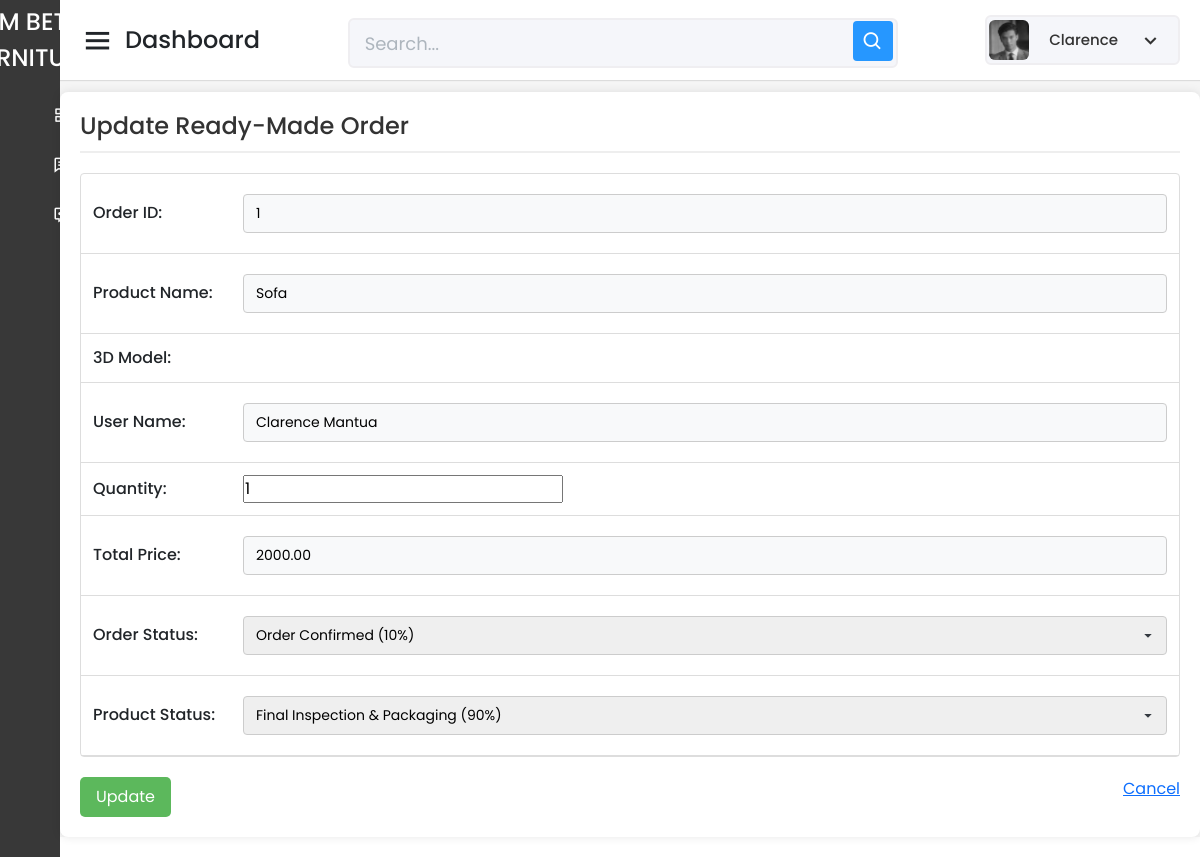
Page /Capstone_Admin/readymade/update-readymade-form.php?id=1 (signed in) on the earlier database version.
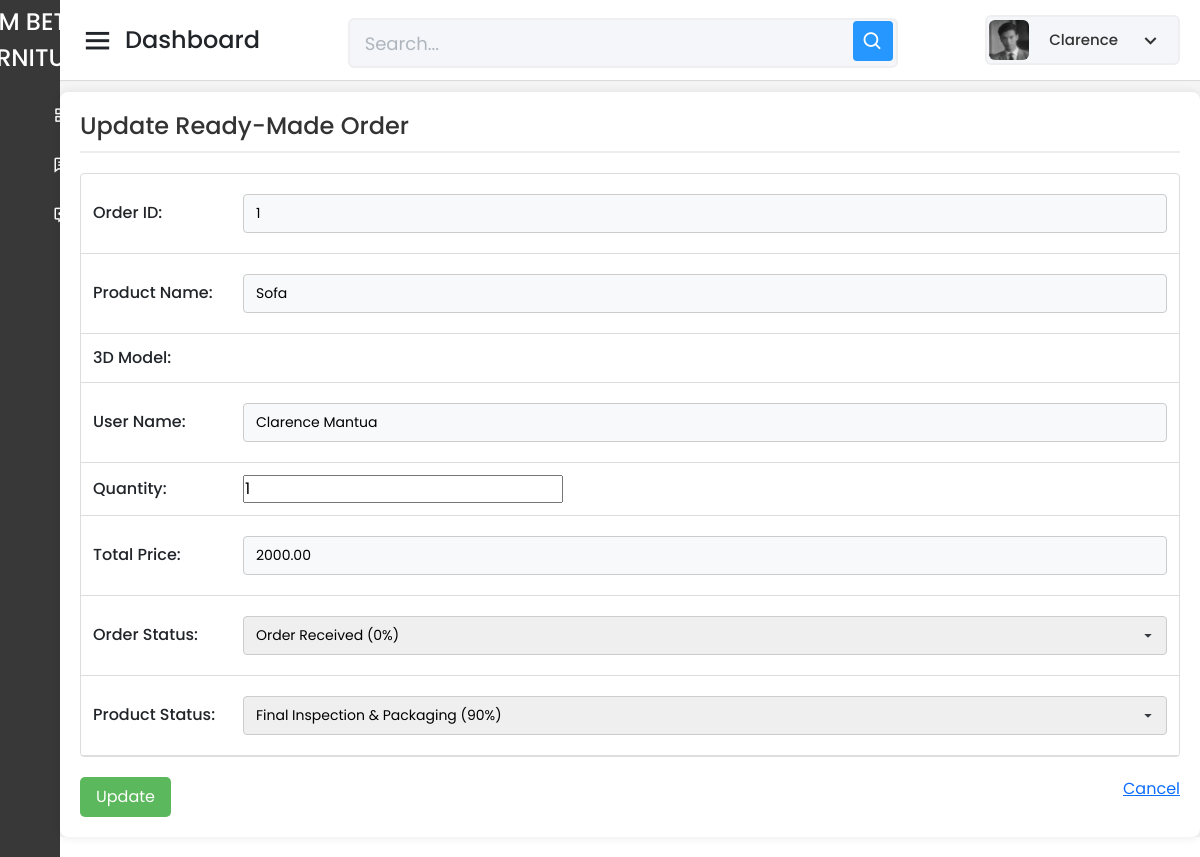
Same page on the later database version.
### tables this page shows
CREATE TABLE `tbl_ready_made_orders` (
  `ReadyMadeOrder_ID` int(11) NOT NULL AUTO_INCREMENT,
  `Product_ID` int(11) NOT NULL,
  `User_ID` varchar(150) NOT NULL,
  `Quantity` int(11) NOT NULL,
  `Total_Price` decimal(10,2) NOT NULL,
  `Order_Status` int(3) NOT NULL DEFAULT 0,
  `Order_Date` timestamp NOT NULL DEFAULT current_timestamp(),
  `Product_Status` int(3) NOT NULL DEFAULT 0,
  `Progress_Pic_10` varchar(255) DEFAULT NULL,
  `Progress_Pic_20` varchar(255) DEFAULT NULL,
  `Progress_Pic_30` varchar(255) DEFAULT NULL,
  `Progress_Pic_40` varchar(255) DEFAULT NULL,
  `Progress_Pic_50` varchar(255) DEFAULT NULL,
  `Progress_Pic_60` varchar(255) DEFAULT NULL,
  `Progress_Pic_70` varchar(255) DEFAULT NULL,
  `Progress_Pic_80` varchar(255) DEFAULT NULL,
  `Progress_Pic_90` varchar(255) DEFAULT NULL,
  `Progress_Pic_100` varchar(255) DEFAULT NULL,
  `Stop_Reason` varchar(255) DEFAULT NULL,
  PRIMARY KEY (`ReadyMadeOrder_ID`),
  KEY `Product_ID` (`Product_ID`),
  KEY `User_ID` (`User_ID`),
  CONSTRAINT `tbl_ready_made_orders_ibfk_1` FOREIGN KEY (`Product_ID`) REFERENCES `tbl_prod_info` (`Product_ID`),
  CONSTRAINT `tbl_ready_made_orders_ibfk_2` FOREIGN KEY (`User_ID`) REFERENCES `tbl_user_info` (`User_ID`)
);

CREATE TABLE `tbl_prod_info` (
  `Product_ID` int(11) NOT NULL AUTO_INCREMENT,
  `Product_Name` varchar(255) NOT NULL,
  `Description` text DEFAULT NULL,
  `Category` varchar(100) DEFAULT NULL,
  `Sizes` varchar(100) DEFAULT NULL,
  `Color` varchar(50) DEFAULT NULL,
  `Stock` varchar(100) DEFAULT NULL,
  `Assembly_Required` varchar(255) DEFAULT NULL,
  `ImageURL` varchar(255) DEFAULT NULL,
  `Price` varchar(255) NOT NULL,
  `Sold` varchar(255) DEFAULT NULL,
  `DateAdded` timestamp NOT NULL DEFAULT current_timestamp(),
  `LastUpdate` timestamp NOT NULL DEFAULT current_timestamp() ON UPDATE current_timestamp(),
  `GLB_File_URL` varchar(255) DEFAULT NULL,
  `product_type` enum('readymade','custom') DEFAULT 'readymade',
  PRIMARY KEY (`Product_ID`)
);

### Capstone_Admin/readymade/update-readymade-form.php (the view, shortened to what the changed rows need)
<?php
include '../config/database.php';
$orderId = $_GET['id'];
$stmt = $pdo->prepare("
    SELECT
        r.ReadyMadeOrder_ID,
        r.Product_ID,
        p.Product_Name,
        p.Price,
        p.GLB_File_URL,
        r.User_ID,
        CONCAT(u.First_Name, ' ', u.Last_Name) AS User_Name,
        r.Quantity,
        r.Total_Price,
        r.Order_Status,
        r.Product_Status,
        r.Order_Date
    FROM tbl_ready_made_orders r
    JOIN tbl_prod_info p ON r.Product_ID = p.Product_ID
    JOIN tbl_user_info u ON r.User_ID = u.User_ID
    WHERE r.ReadyMadeOrder_ID = ?
");
$stmt->bindValue(1, $orderId);
$stmt->execute();
$order = $stmt->fetch(PDO::FETCH_ASSOC);
$readyMadeOrderID = $order["ReadyMadeOrder_ID"];
$productName = $order["Product_Name"];
$quantity = $order["Quantity"];
$totalPrice = $order["Total_Price"];
$orderStatus = $order["Order_Status"];
$productStatus = $order["Product_Status"];
$orderStatusMap = [
    0   => 'Order Received (0%)',
    10  => 'Order Confirmed (10%)',
    70  => 'Quality Check (70%)',
    90  => 'Ready for Delivery (90%)',
    100 => 'Delivered / Completed (100%)'
];
$productStatusMap = [
    90 => 'Final Inspection & Packaging (90%)',
    100 => 'Completed (100%)'
];
?>
<!DOCTYPE html>
<html lang="en" dir="ltr">
<head>
    <link href="../static/css/bootstrap.min.css" rel="stylesheet">
    <link href="../static/css-files/dashboard.css" rel="stylesheet">
    <link href="../static/css-files/button.css" rel="stylesheet">
    <link href="../static/css-files/admin_homev2.css" rel="stylesheet">
    <link href="https://unpkg.com/boxicons@2.0.7/css/boxicons.min.css" rel="stylesheet" />
</head>
<body>
    <section class="home-section">
<br><br><br>
        <div class="container_boxes">
            <form name="frmReadyMadeOrder" method="POST" action="update-readymade-rec.php">
                <table>
                    <tr>
                        <td><input type="text" name="txtOrderID" value="<?php echo htmlspecialchars($readyMadeOrderID); ?>" readonly></td>
                    </tr>
                    <tr>
                        <td><input type="text" name="txtProductName" value="<?php echo htmlspecialchars($productName); ?>" readonly></td>
                    </tr>
                    <tr>
                        <td><input type="number" id="quantity" name="txtQuantity" value="<?php echo htmlspecialchars($quantity); ?>" min="1" required></td>
                    </tr>
                    <tr>
                        <td><input type="text" id="totalPrice" name="txtTotalPrice" value="<?php echo htmlspecialchars($totalPrice); ?>" readonly></td>
                    </tr>
                    <tr>
                        <td>
                            <select name="txtOrderStatus">
                                <?php foreach ($orderStatusMap as $value => $label): ?>
                                    <option value="<?php echo $value; ?>" <?php echo ($orderStatus == $value) ? 'selected' : ''; ?>><?php echo $label; ?></option>
                                <?php endforeach; ?>
                            </select>
                        </td>
                    </tr>
                    <tr>
                        <td>
                            <select name="txtProductStatus">
                                <?php foreach ($productStatusMap as $value => $label): ?>
                                    <option value="<?php echo $value; ?>" <?php echo ($productStatus == $value) ? 'selected' : ''; ?>><?php echo $label; ?></option>
                                <?php endforeach; ?>
                            </select>
                        </td>
                    </tr>
                </table>
            </form>
        </div>
    </section>
</body>
</html>

Differences in the rows shown:
changed tbl_ready_made_orders "Final Inspection & Packaging (90%)": txtOrderStatus "Order Confirmed (10%)" → (not shown)
Other differences:
form field txtOrderStatus: (not shown) → "Order Received (0%)"
